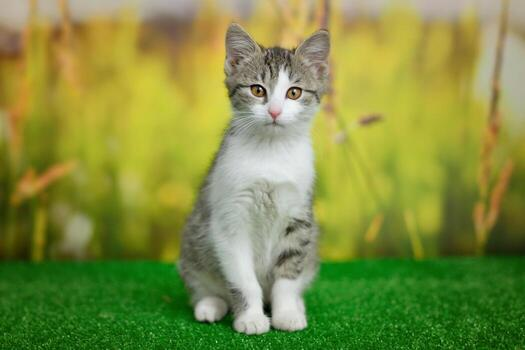
#> input picture opencv/Photos/cat.jpg, 525 x 350 px, found by its file name
$ python contours.py
#> lines starting #> are read from the running program, lines starting #| are printed output that depends on the picture; after the words box and inside, x2 and y2 are one past the last pixel; in counts of white or black regions, pixels touching at a corner belong together
import cv2 as cv
import numpy as np

img = cv.imread('/Users/vishwanathmaheshwary/opencv/learning-computer-vision/opencv/Photos/cat.jpg')
#> img is the input picture: shape (350, 525, 3); mean B, G, R 66.2, 142.5, 129.8
cv.imshow('og image', img)

blank = np.zeros(img.shape, dtype='uint8')
cv.imshow('Blank', blank)

# contours are basically the boundaries of the object. the lines or curves that join the continous points along the boundary

#converting the image into grey scale
gray = cv.cvtColor(img,cv.COLOR_BGR2GRAY)
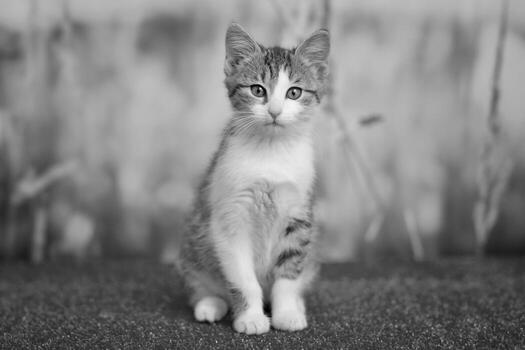
#> gray: shape (350, 525); min 0, max 249, mean 130
canny = cv.Canny(img, 125,175)
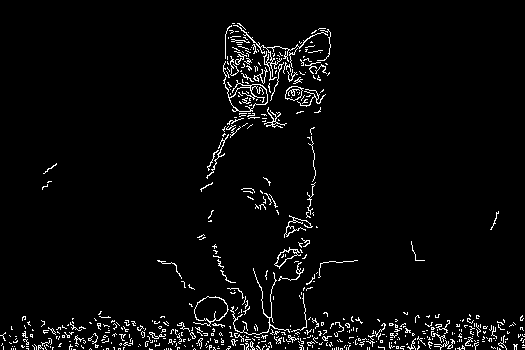
#> canny: shape (350, 525); 3.6% white in thin lines or dots

# RETR_TREE -> for hierarchial contours
# RETR_LIST -> if u want all the contours in the image
# RETR_EXT -->only the external contours
contours, hierarchies = cv.findContours(canny,cv.RETR_LIST,cv.CHAIN_APPROX_NONE)
#> contours = 644 contours, 626 with area under 20; largest, box (x1, y1, x2, y2) and area: (223, 61, 268, 112) 744, (229, 84, 268, 112) 694, (193, 296, 229, 327) 650, (194, 296, 228, 322) 621, (274, 247, 301, 269) 195
# the findContours method looks at the structuring element
# hierachrchies refers to the hierarchial representation of the contours
# contours is a list

print(len(contours))
#| 644

# the number of contours will be reduced by blurring the image

# threshold - looks at an image and tries to binarize that by comparing each pixel's instensity to a threshold value
# thresholding makes it easier to identify objects

ret, thresh = cv.threshold(gray, 125, 255, cv.THRESH_BINARY)
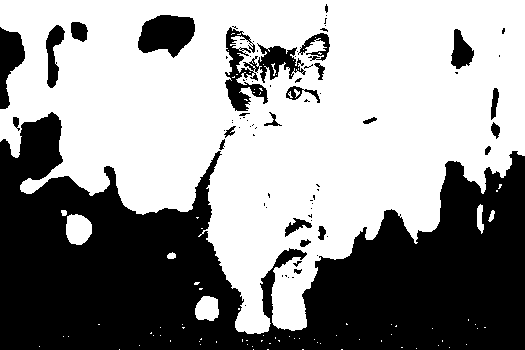
#> thresh: shape (350, 525); 58% white; 77 black regions (52 under 20 px), largest, box (x1, y1, x2, y2) and area: (0, 112, 525, 350) 68689, (225, 27, 306, 111) 2359, (138, 15, 195, 58) 1739
cv.imshow('Threshold', thresh)

# drawing the contours in the blank image
cv.drawContours(blank, contours, -1,(0,0,255), 2)
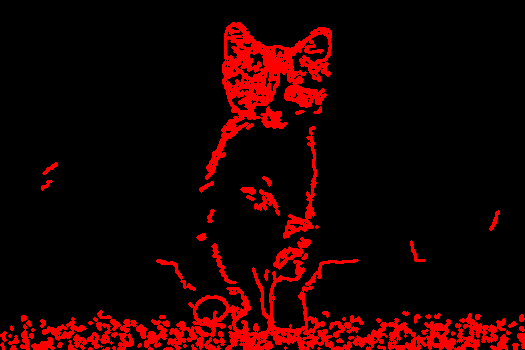
#> blank: shape (350, 525, 3); mean of channels 0, 1, 2 0, 0, 27.6; drawn as B, G, R
cv.imshow('contours drawn', blank)

cv.waitKey(0)
